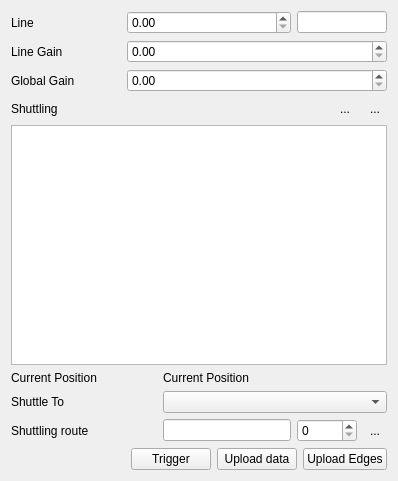
<?xml version="1.0" encoding="UTF-8"?>
<ui version="4.0">
    <class>Form</class>
    <widget class="QWidget" name="Form">
        <property name="geometry">
            <rect>
                <x>0</x>
                <y>0</y>
                <width>398</width>
                <height>481</height>
            </rect>
        </property>
        <property name="windowTitle">
            <string>Form</string>
        </property>
        <layout class="QGridLayout" name="gridLayout">
            <item row="7" column="5" colspan="2">
                <widget class="QSpinBox" name="repetitionBox">
                    <property name="toolTip">
                        <string>Number of repetitions</string>
                    </property>
                    <property name="maximum">
                        <number>250</number>
                    </property>
                </widget>
            </item>
            <item row="7" column="7">
                <widget class="QToolButton" name="shuttlingRouteButton">
                    <property name="text">
                        <string>...</string>
                    </property>
                    <property name="icon">
                        <iconset resource="./modules/Experiment.qrc">
                            <normaloff>:/kde/icons/media-playback-start-7.png</normaloff>:/kde/icons/media-playback-start-7.png</iconset>
                    </property>
                    <property name="autoRaise">
                        <bool>true</bool>
                    </property>
                </widget>
            </item>
            <item row="9" column="0" colspan="8">
                <layout class="QHBoxLayout" name="horizontalLayout">
                    <item>
                        <spacer name="horizontalSpacer">
                            <property name="orientation">
                                <enum>Qt::Horizontal</enum>
                            </property>
                            <property name="sizeHint" stdset="0">
                                <size>
                                    <width>40</width>
                                    <height>20</height>
                                </size>
                            </property>
                        </spacer>
                    </item>
                    <item>
                        <widget class="QPushButton" name="triggerButton">
                            <property name="text">
                                <string>Trigger</string>
                            </property>
                        </widget>
                    </item>
                    <item>
                        <widget class="QPushButton" name="uploadDataButton">
                            <property name="text">
                                <string>Upload data</string>
                            </property>
                        </widget>
                    </item>
                    <item>
                        <widget class="QPushButton" name="uploadEdgesButton">
                            <property name="text">
                                <string>Upload Edges</string>
                            </property>
                        </widget>
                    </item>
                </layout>
            </item>
            <item row="0" column="0">
                <widget class="QLabel" name="lineLabel">
                    <property name="contextMenuPolicy">
                        <enum>Qt::ActionsContextMenu</enum>
                    </property>
                    <property name="text">
                        <string>Line</string>
                    </property>
                </widget>
            </item>
            <item row="3" column="0" colspan="3">
                <widget class="QLabel" name="label">
                    <property name="text">
                        <string>Shuttling</string>
                    </property>
                </widget>
            </item>
            <item row="3" column="7">
                <widget class="QToolButton" name="removeEdgeButton">
                    <property name="text">
                        <string>...</string>
                    </property>
                    <property name="icon">
                        <iconset resource="./modules/Experiment.qrc">
                            <normaloff>:/openicon/icons/edit_remove.png</normaloff>:/openicon/icons/edit_remove.png</iconset>
                    </property>
                    <property name="autoRaise">
                        <bool>true</bool>
                    </property>
                </widget>
            </item>
            <item row="3" column="6">
                <widget class="QToolButton" name="addEdgeButton">
                    <property name="text">
                        <string>...</string>
                    </property>
                    <property name="icon">
                        <iconset resource="./modules/Experiment.qrc">
                            <normaloff>:/openicon/icons/edit-add.png</normaloff>:/openicon/icons/edit-add.png</iconset>
                    </property>
                    <property name="autoRaise">
                        <bool>true</bool>
                    </property>
                </widget>
            </item>
            <item row="5" column="0" colspan="3">
                <widget class="QLabel" name="label_3">
                    <property name="text">
                        <string>Current Position</string>
                    </property>
                </widget>
            </item>
            <item row="4" column="0" colspan="8">
                <widget class="QTableView" name="edgeTableView"/>
            </item>
            <item row="5" column="3" colspan="5">
                <widget class="QLabel" name="currentPositionLabel">
                    <property name="text">
                        <string>Current Position</string>
                    </property>
                </widget>
            </item>
            <item row="6" column="3" colspan="5">
                <widget class="QComboBox" name="destinationComboBox"/>
            </item>
            <item row="6" column="0" colspan="3">
                <widget class="QLabel" name="label_6">
                    <property name="text">
                        <string>Shuttle To</string>
                    </property>
                </widget>
            </item>
            <item row="7" column="0">
                <widget class="QLabel" name="label_7">
                    <property name="text">
                        <string>Shuttling route</string>
                    </property>
                </widget>
            </item>
            <item row="7" column="3" colspan="2">
                <widget class="QLineEdit" name="shuttlingRouteEdit">
                    <property name="sizePolicy">
                        <sizepolicy hsizetype="Expanding" vsizetype="Fixed">
                            <horstretch>2</horstretch>
                            <verstretch>0</verstretch>
                        </sizepolicy>
                    </property>
                    <property name="toolTip">
                        <string>Use '-' for transition ', ' for jump.</string>
                    </property>
                </widget>
            </item>
            <item row="2" column="0">
                <widget class="QLabel" name="label_4">
                    <property name="text">
                        <string>Global Gain</string>
                    </property>
                </widget>
            </item>
            <item row="1" column="0">
                <widget class="QLabel" name="label_2">
                    <property name="text">
                        <string>Line Gain</string>
                    </property>
                </widget>
            </item>
            <item row="2" column="2" colspan="6">
                <widget class="ExpressionSpinBox" name="globalGainBox">
                    <property name="sizePolicy">
                        <sizepolicy hsizetype="Minimum" vsizetype="Fixed">
                            <horstretch>1</horstretch>
                            <verstretch>0</verstretch>
                        </sizepolicy>
                    </property>
                    <property name="toolTip">
                        <string>OutputVoltage = GlobalGain * ( SolutionLine * LineGain + AdjustVoltage ))</string>
                    </property>
                </widget>
            </item>
            <item row="1" column="2" colspan="6">
                <widget class="ExpressionSpinBox" name="lineGainBox">
                    <property name="sizePolicy">
                        <sizepolicy hsizetype="Minimum" vsizetype="Fixed">
                            <horstretch>1</horstretch>
                            <verstretch>0</verstretch>
                        </sizepolicy>
                    </property>
                    <property name="toolTip">
                        <string>OutputVoltage = GlobalGain * ( SolutionLine * LineGain + AdjustVoltage ))</string>
                    </property>
                </widget>
            </item>
            <item row="0" column="2" colspan="3">
                <widget class="ExpressionSpinBox" name="lineBox">
                    <property name="sizePolicy">
                        <sizepolicy hsizetype="Minimum" vsizetype="Fixed">
                            <horstretch>1</horstretch>
                            <verstretch>0</verstretch>
                        </sizepolicy>
                    </property>
                    <property name="toolTip">
                        <string>OutputVoltage = GlobalGain * ( SolutionLine * LineGain + AdjustVoltage ))</string>
                    </property>
                </widget>
            </item>
            <item row="0" column="5" colspan="3">
                <widget class="QLineEdit" name="currentLineDisplay">
                    <property name="readOnly">
                        <bool>true</bool>
                    </property>
                    <property name="clearButtonEnabled">
                        <bool>false</bool>
                    </property>
                </widget>
            </item>
        </layout>
    </widget>
    <customwidgets>
        <customwidget>
            <class>ExpressionSpinBox</class>
            <extends>QDoubleSpinBox</extends>
            <header>euriqafrontend.applets.DAC100xControl.modules.ExpressionSpinBox</header>
        </customwidget>
    </customwidgets>
    <tabstops>
        <tabstop>lineGainBox</tabstop>
        <tabstop>globalGainBox</tabstop>
    </tabstops>
    <resources>
        <include location="./Experiment.qrc"/>
    </resources>
    <connections/>
</ui>
